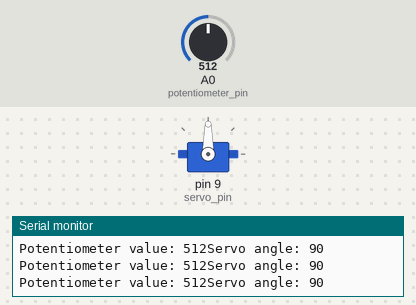
Recording of a sketch running on a simulated Arduino Uno, built with avr-gcc and run on an emulated ATmega328P. Parts: servo, the last lines printed to the serial monitor. The test bench sets the inputs (shaded band); at power-on: A0 (potentiometer_pin) = 512.

Above: at 1.2 s.
1.3 s: A0 (potentiometer_pin) set to 560
At 2.2 s:
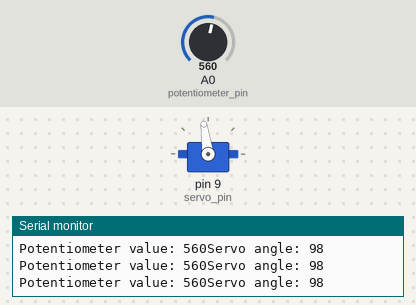
4.3 s: A0 (potentiometer_pin) set to 578
At 5.5 s:
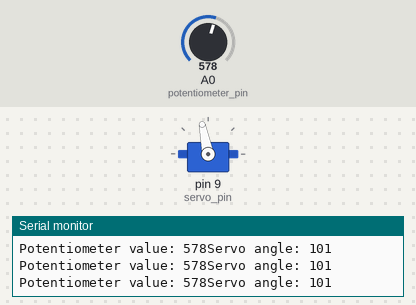
5.8 s: A0 (potentiometer_pin) set to 306
At 7.0 s:
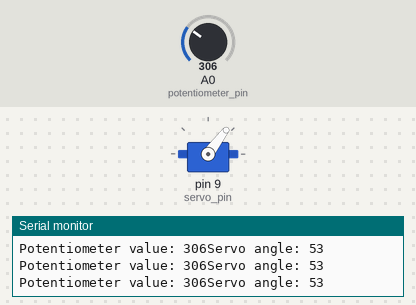
7.3 s: A0 (potentiometer_pin) set to 109
At 8.1 s:
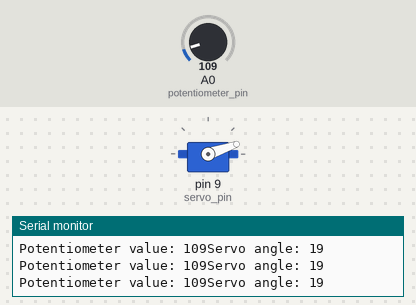
8.8 s: A0 (potentiometer_pin) set to 89
At 10.1 s:
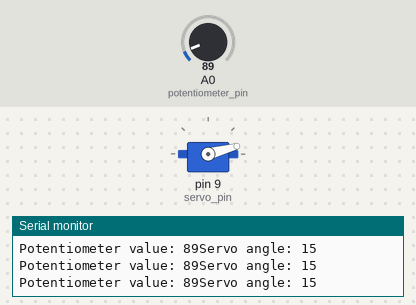
11.8 s: A0 (potentiometer_pin) set to 122
At 12.2 s:
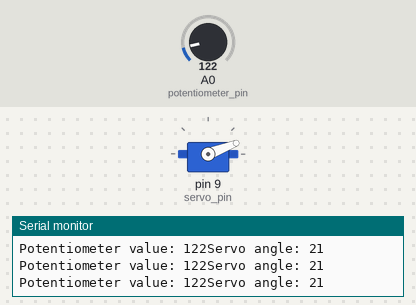
Timing chart, 0 to 14.3 s (numbered marks = the images above; inputs shaded):
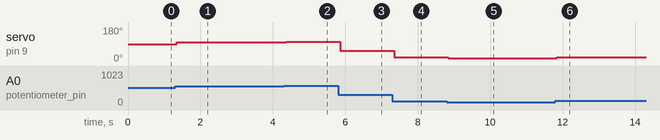

The sketch:

servo.ino
```cpp
/*
 */
#include <Servo.h>

Servo myServo;

int potentiometer_pin = A0;
int servo_pin = 9;
int potentiometer_value;
int servo_angle;

void setup()
{
    myServo.attach(servo_pin);

    Serial.begin(9600);
}

void loop()
{
    potentiometer_value = analogRead(potentiometer_pin);
    Serial.print("Potentiometer value: ");
    Serial.print(potentiometer_value);

    servo_angle = map(potentiometer_value, 0, 1023, 0, 180);
    Serial.print("Servo angle: ");
    Serial.println(servo_angle);

    myServo.write(servo_angle);

    delay(15);
}
```

Measured:
- after the input at 1.3 s, servo on pin 9 (servo_pin): 90° → 98° at once
- after the input at 4.3 s, servo on pin 9 (servo_pin): 98° → 101° after 0.07 s
- after the input at 5.8 s, servo on pin 9 (servo_pin): 101° → 53° after 0.05 s
- after the input at 7.3 s, servo on pin 9 (servo_pin): 53° → 19° after 0.05 s
- after the input at 8.8 s, servo on pin 9 (servo_pin): 19° → 15° at once
- after the input at 11.8 s, servo on pin 9 (servo_pin): 15° → 21° at once
